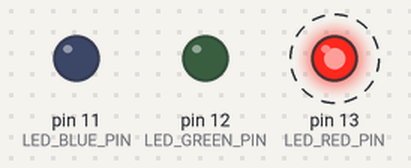
This sketch was run on a simulated Arduino Uno, built with avr-gcc and run on an emulated ATmega328P. On the bench: output pins drawn as LEDs (lit = HIGH). Dashed ring = blinking.

Above: at 0.05 s.
Timing chart, 0 to 3.0 s (numbered marks = the images above):
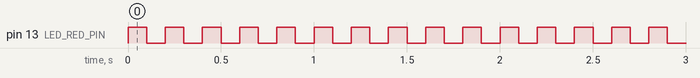

The sketch:

led-one.ino
```cpp
#define LED_RED_PIN 13   // LED의 R 핀과 연결된 아두이노 핀 번호
#define LED_GREEN_PIN 12 // LED의 G 핀과 연결된 아두이노 핀 번호
#define LED_BLUE_PIN 11  // LED의 B 핀과 연결된 아두이노 핀 번호

void setup() { //setup은 처음 한 번 실행되는 함수 입니다.
  pinMode(LED_RED_PIN, OUTPUT);   // LED의 R 핀을 출력으로 설정
  pinMode(LED_GREEN_PIN, OUTPUT); // LED의 G 핀을 출력으로 설정
  pinMode(LED_BLUE_PIN, OUTPUT);  // LED의 B 핀을 출력으로 설정
}

void loop() { //loop는 계속 반복 실행되는 함수 입니다.
  digitalWrite(LED_RED_PIN, HIGH); // LED와 연결된 핀에 전압을 5V로 설정
  delay(100); // 0.1초(100밀리초) 동안 대기
  digitalWrite(LED_RED_PIN, LOW); // LED와 연결된 핀에 전압을 5V로 설정
  delay(100); // 0.1초(100밀리초) 동안 대기
}
```

Measured:
- by itself, pin 13 (LED_RED_PIN): alternates HIGH for 0.10 s and LOW for 0.10 s
